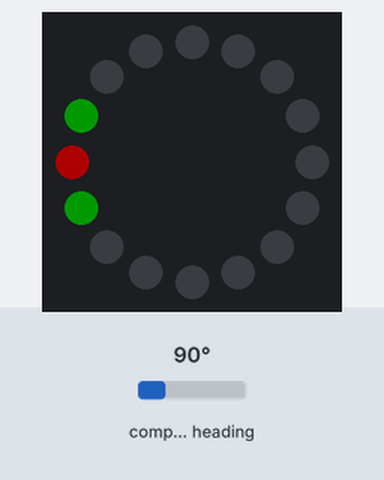
A sketch run on a simulated Arduino Uno, built with avr-gcc and run on an emulated ATmega328P. Shown: 16 RGB LEDs in a ring, first at the top, clockwise. Inputs (shaded band) come from the test bench; at power-on: compass heading 90°. Dim RGB values are drawn brighter than linear.

Above: at 1.2 s.
1.3 s: compass heading set to 7°
At 1.8 s:
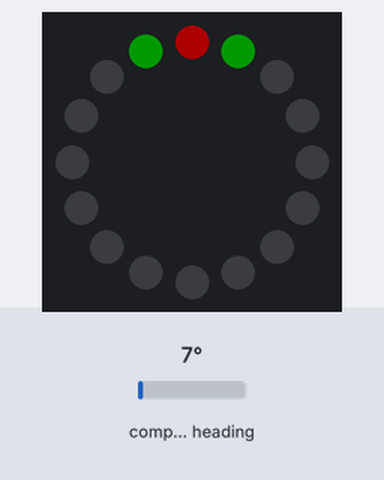
2.8 s: compass heading set to 180°
At 4.0 s:
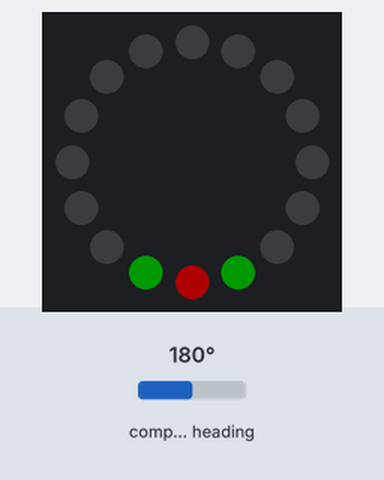
4.3 s: compass heading set to 269°
At 5.4 s:
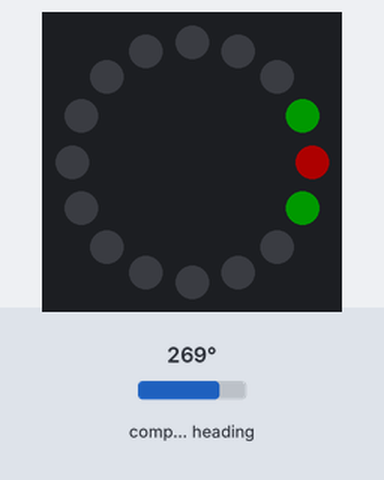
Timing chart, 0 to 7.3 s (numbered marks = the images above; inputs shaded):
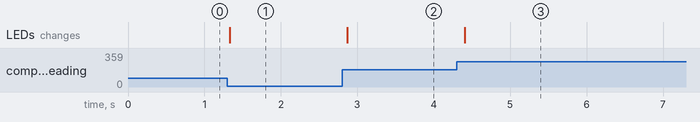

Measured:
- after the input at 1.3 s, the LEDs: change at once (image 1)
- after the input at 2.8 s, the LEDs: change after 0.07 s (image 2)
- after the input at 4.3 s, the LEDs: change after 0.10 s (image 3)

The sketch:

_7_NeoPixel_Compass.ino
```cpp
// Code by brainy-bits.com and used with kind permission
// https://brainy-bits.com/tutorials/find-your-way-using-the-hmc5883l/

#include <Wire.h>
#include "FastLED.h"
#include <HMC5883L.h>

#define NUM_LEDS 16  // Number of LEDs on Ring
#define DATA_PIN_RING 3 // Pin 3 connected to RGB Ring

CRGB leds_RING[NUM_LEDS];

HMC5883L compass;
int fixedHeadingDegrees; // Used to store Heading value

void setup()
{
  Serial.begin(9600);
  Wire.begin(); // Setup I2C
  // Set up the FastLED library with the neopixel ring data
  FastLED.addLeds<NEOPIXEL, DATA_PIN_RING>(leds_RING, NUM_LEDS);

  // Set measurement range
  compass.setRange(HMC5883L_RANGE_1_3GA);

  // Set measurement mode
  compass.setMeasurementMode(HMC5883L_CONTINOUS);

  // Set data rate
  compass.setDataRate(HMC5883L_DATARATE_30HZ);

  // Set number of samples averaged
  compass.setSamples(HMC5883L_SAMPLES_8);

  // Set calibration offset. See HMC5883L_calibration.ino
  compass.setOffset(13, -224);
}

void loop()
{
  Vector norm = compass.readNormalize();

  // Calculate heading
  float heading = atan2(norm.YAxis, norm.XAxis);

  // Set declination angle on your location and fix heading
  // You can find your declination on: http://magnetic-declination.com/
  // (+) Positive or (-) for negative
  // For Dumfries, Scotland declination angle is -2'26W (negative)
  // Formula: (deg + (min / 60.0)) / (180 / M_PI);
  float declinationAngle = (2.0 - (26.0 / 60.0)) / (180 / M_PI);
  heading -= declinationAngle;

  // Correct for heading < 0deg and heading > 360deg
  if (heading < 0)
  {
    heading += 2 * PI;
  }

  if (heading > 2 * PI)
  {
    heading -= 2 * PI;
  }

  // Convert to degrees
  float headingDegrees = heading * 180 / M_PI;

  // To Fix rotation speed of HMC5883L Compass module
  if (headingDegrees >= 1 && headingDegrees < 240)
  {
    fixedHeadingDegrees = map (headingDegrees * 100, 0, 239 * 100, 0, 179 * 100) / 100.00;
  }
  else {
    if (headingDegrees >= 240)
    {
      fixedHeadingDegrees = map (headingDegrees * 100, 240 * 100, 360 * 100, 180 * 100, 360 * 100) / 100.00;
    }
  }

  int headvalue = fixedHeadingDegrees / 18;
  int ledtoheading = map(headvalue, 0, 15, 15, 0);

  // Clear the ring
  FastLED.clear();

  // New heading
  if (ledtoheading == 0) {
    leds_RING[15] = CRGB::Red;
    leds_RING[0] = CRGB::Green;
    leds_RING[14] = CRGB::Green;
  }
  else {
    if (ledtoheading == 15) {
      leds_RING[0] = CRGB::Red;
      leds_RING[15] = CRGB::Green;
      leds_RING[1] = CRGB::Green;
    }
    else {
      leds_RING[ledtoheading] = CRGB::Red;
      leds_RING[ledtoheading + 1] = CRGB::Green;
      leds_RING[ledtoheading - 1] = CRGB::Green;
    }
  }

  FastLED.setBrightness(50);
  FastLED.show();
  delay(100);
}
```
